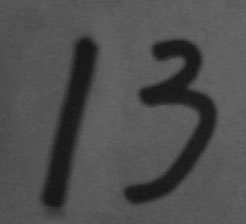
#> input picture Learning_Opencv_python/handwriting.jpg, 246 x 224 px, found by its file name
$ python day4_edgedetection.py
#> lines starting #> are read from the running program, lines starting #| are printed output that depends on the picture; after the words box and inside, x2 and y2 are one past the last pixel; in counts of white or black regions, pixels touching at a corner belong together
'''
目标：
canny边缘检测的简单概念
opencv函数：cv2.Canny()
'''
import cv2
import numpy as np

img = cv2.imread("/home/sanjay/Workspace/learning/Learning_Opencv_python/handwriting.jpg", 0)
#> img is the input picture: shape (224, 246); min 20, max 105, mean 78.9
edges = cv2.Canny(img, 30, 70)
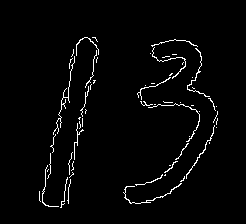
#> edges: shape (224, 246); 2.5% white in thin lines or dots, all inside (x1, y1, x2, y2) = (39, 37, 218, 208)

# cv2.imshow('canny', np.hstack((img, edges)))
# cv2.waitKey(0)


# picture gradient
# vertical edge detection

'''
把图片想象成连续函数，因为边缘部分的像素值是与旁边像素明显有区别的，
所以对图片局部求极值，就可以得到整幅图片的边缘信息了。
不过图片是二维的离散函数，导数就变成了差分，这个差分就称为图像的梯度。
'''
# realize sobel egde detection by cv2.filter2D
img1 = cv2.imread("/home/sanjay/Workspace/learning/Learning_Opencv_python/sudoku.jpg", 0)
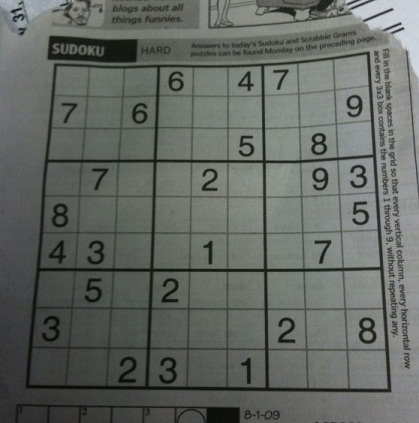
#> input picture Learning_Opencv_python/sudoku.jpg, 419 x 423 px, found by its file name
#> img1: shape (423, 419); min 5, max 218, mean 101.9

# define the kernel of vertical detection
kernel = np.array([[-1, 0, 1],
                    [-2, 0, 2],
                    [-1, 0, 1]], dtype=np.float32)

dst_v = cv2.filter2D(img1, -1, kernel)
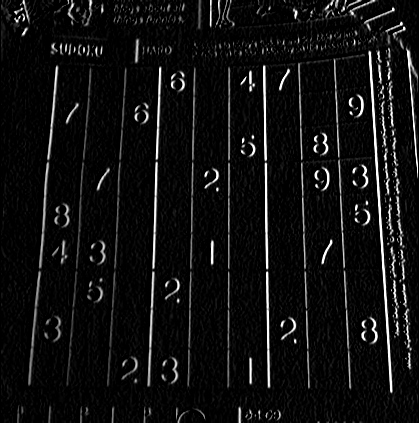
#> dst_v: shape (423, 419); min 0, max 255, mean 16.3

# horizontal detection
dst_h = cv2.filter2D(img1, -1, kernel.T)
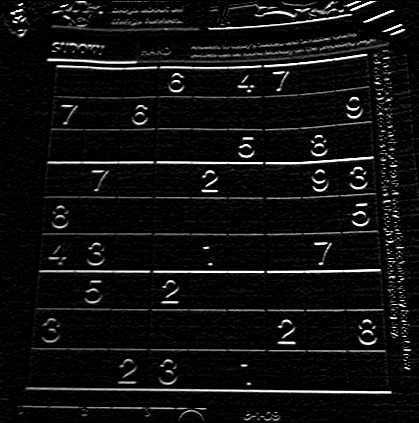
#> dst_h: shape (423, 419); min 0, max 255, mean 16.2

cv2.imshow('edge', np.hstack((img1, dst_v, dst_h)))
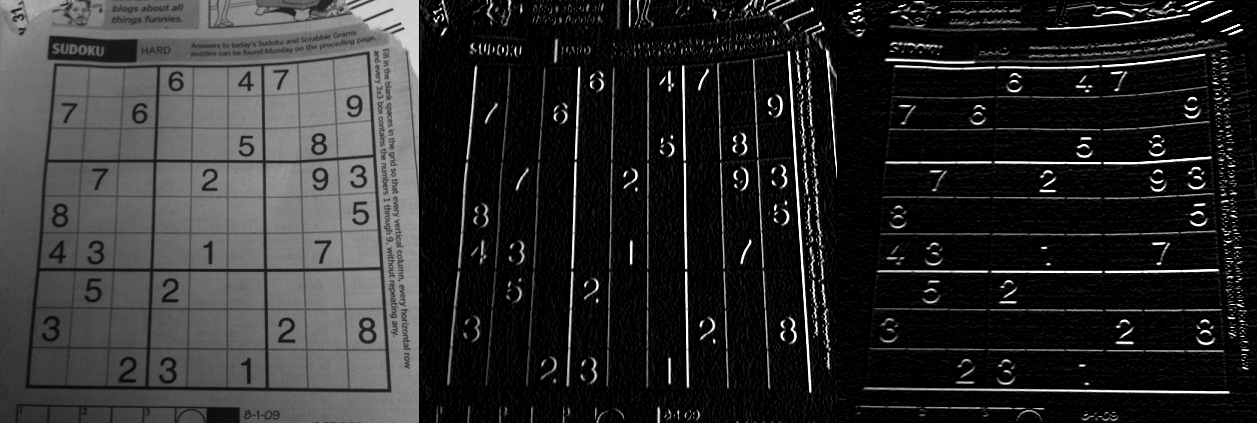
#> window 'edge': shape (423, 1257); min 0, max 255, mean 44.8
# cv2.waitKey(0)


# sobel
sobelx = cv2.Sobel(img1, -1, 1, 0, ksize=3) # only x direction
sobely = cv2.Sobel(img1, -1, 0, 1, ksize=3)

cv2.imshow('sobel', np.hstack((img1, sobelx, sobely)))

# 拉普拉斯是二阶导数
laplacian = cv2.Laplacian(img1, -1)
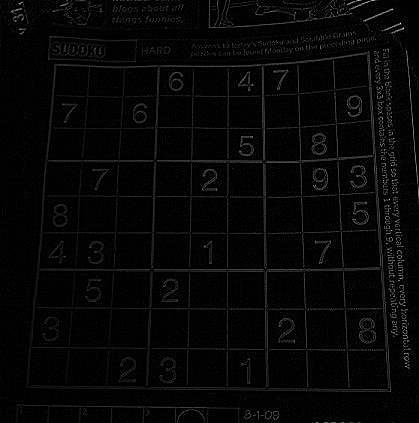
#> laplacian: shape (423, 419); min 0, max 255, mean 6.1

cv2.imshow('laplacian', laplacian)

cv2.waitKey(0)
